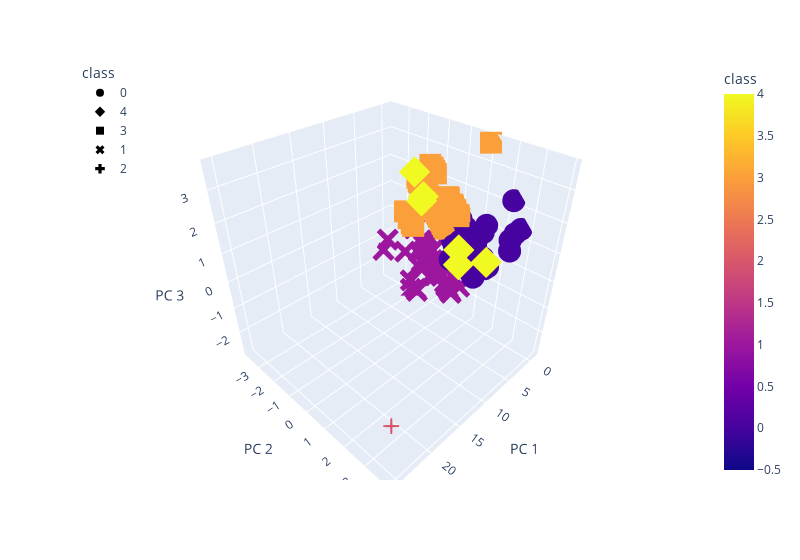

Notebook code cell kept with this figure:
### Code cell
#Create a 3D scatter plot using Plotly Express to plot the clusters using the clustered_df DataFrame.

fig = px.scatter_3d(
    clustered_df,
    x = 'PC 1',
    y = 'PC 2',
    z = 'PC 3',
    color = 'class',
    symbol = 'class',
    hover_name = 'CoinName',
    hover_data = ['Algorithm','ProofType'],
    width = 800
)
fig.update_layout(legend = dict(x = 0,y = 1))
fig.show()

### Figure 1 — Plotly figure (JSON) as saved in the notebook; plotly's stock layout.template omitted (floating-point values rounded to 4 significant figures; data arrays with more than 128 entries replaced by an {"elided": "..."} marker saying what was removed)
{"data": [{"customdata": {"elided": "309x2 str values"}, "hovertemplate": "<b>%{hovertext}</b><br><br>class=%{marker.color}<br>PC 1=%{x}<br>PC 2=%{y}<br>PC 3=%{z}<br>Algorithm=%{customdata[0]}<br>ProofType=%{customdata[1]}<extra></extra>", "hovertext": {"elided": "309 str values"}, "legendgroup": "0", "marker": {"color": {"elided": "309 int values"}, "coloraxis": "coloraxis", "symbol": "circle"}, "mode": "markers", "name": "0", "scene": "scene", "showlegend": true, "type": "scatter3d", "x": {"elided": "309 float values"}, "y": {"elided": "309 float values"}, "z": {"elided": "309 float values"}}, {"customdata": [["X13", "PoW/PoS"], ["Scrypt", "PoW"], ["CryptoNight", "PoW"], ["Scrypt", "PoW"], ["CryptoNight", "PoW"], ["CryptoNight Heavy", "PoW"]], "hovertemplate": "<b>%{hovertext}</b><br><br>class=%{marker.color}<br>PC 1=%{x}<br>PC 2=%{y}<br>PC 3=%{z}<br>Algorithm=%{customdata[0]}<br>ProofType=%{customdata[1]}<extra></extra>", "hovertext": ["EliteCoin", "MoonCoin", "ByteCoin", "gCn Coin", "TurtleCoin", "Qwertycoin"], "legendgroup": "4", "marker": {"color": [4, 4, 4, 4, 4, 4], "coloraxis": "coloraxis", "symbol": "diamond"}, "mode": "markers", "name": "4", "scene": "scene", "showlegend": true, "type": "scatter3d", "x": [3.143, 3.671, 4.654, 4.273, 10.94, 3.37], "y": [2.187, 1.064, -0.5732, 1.232, 0.7023, -0.8186], "z": [0.4873, 0.5549, 1.807, 0.1472, 3.587, 1.772]}, {"customdata": {"elided": "115x2 str values"}, "hovertemplate": "<b>%{hovertext}</b><br><br>class=%{marker.color}<br>PC 1=%{x}<br>PC 2=%{y}<br>PC 3=%{z}<br>Algorithm=%{customdata[0]}<br>ProofType=%{customdata[1]}<extra></extra>", "hovertext": ["Ethereum", "Monero", "Ethereum Classic", "ZCash", "DigiByte", "MyriadCoin", "Riecoin", "Diamond", "Verge", "FeatherCoin", "MediterraneanCoin", "Orbitcoin", "Vertcoin", "DigitalNote ", "StorjCoin", "FairCoin", "Unitus", "Cryptonite", "Crypto", "Expanse", "Siacoin", "Decred", "HOdlcoin", "PWR Coin", "SoilCoin", "VIP Tokens", "Komodo", "Karbo", "Circuits of Value", "ZCoin", "Elementrem", "ZClassic", "Cannabis Industry Coin", "Bikercoins", "HexxCoin", "Citadel", "Zero", "Zoin", "DubaiCoin", "TajCoin", "Coinonat", "Quantum Resistant Ledger", "Espers", "Dynamic", "Nano", "ChanCoin", "Dinastycoin", "Denarius", "Virta Unique Coin", "LeviarCoin", "SmartCash", "Sumokoin", "BitcoinZ", "TrezarCoin", "VIVO Coin", "Bitcoin Gold", "NamoCoin", "Pirl", "Innova", "Ellaism", "GoByte", "Electra", "SHIELD", "UltraNote", "BitCoal", "DaxxCoin", "Lethean", "Photon", "SparksPay", "GunCoin", "Interzone", "1717 Masonic Commemorative Token", "Niobio Cash", "Travelflex", "KREDS", "Stipend", "Callisto Network", "BitTube", "Aidos Kuneen", "Bitspace", "Bitrolium", "Alpenschillling", "Monero Classic", "Jumpcoin", "Infinex", "GINcoin", "PlatinCoin", "Loki", "Newton Coin", "MassGrid", "PluraCoin", "Muse", "PlusOneCoin", "Absolute Coin", "Webchain", "Ryo", "XDNA", "CrypticCoin", "Actinium", "FREDEnergy", "Universal Molecule", "Lithium", "PirateCash", "Exosis", "Beam", "Bithereum", "UFO Coin", "BlakeCoin", "Groestlcoin", "FriendshipCoin", "JoinCoin", "Vollar", "Reality Clash", "Beldex", "Horizen"], "legendgroup": "3", "marker": {"color": [3, 3, 3, 3, 3, 3, 3, 3, 3, 3, 3, 3, 3, 3, 3, 3, 3, 3, 3, 3, 3, 3, 3, 3, 3, 3, 3, 3, 3, 3, 3, 3, 3, 3, 3, 3, 3, 3, 3, 3, 3, 3, 3, 3, 3, 3, 3, 3, 3, 3, 3, 3, 3, 3, 3, 3, 3, 3, 3, 3, 3, 3, 3, 3, 3, 3, 3, 3, 3, 3, 3, 3, 3, 3, 3, 3, 3, 3, 3, 3, 3, 3, 3, 3, 3, 3, 3, 3, 3, 3, 3, 3, 3, 3, 3, 3, 3, 3, 3, 3, 3, 3, 3, 3, 3, 3, 3, 3, 3, 3, 3, 3, 3, 3, 3], "coloraxis": "coloraxis", "symbol": "square"}, "mode": "markers", "name": "3", "scene": "scene", "showlegend": true, "type": "scatter3d", "x": [-0.05101, -0.01145, -0.0488, -0.04208, 0.2612, -0.07845, -0.06639, -0.2591, 0.2846, -0.1279, -0.07559, -0.3256, -0.1073, 0.2044, 0.3281, -0.2584, -0.1233, -0.08978, -0.1029, -0.05231, 0.5198, -0.1565, 0.05069, -0.1682, -0.02667, -0.3184, -0.8034, -0.001258, -0.09698, -0.1137, -0.05198, -0.04211, -0.00125, -0.001083, -0.1037, -0.009669, -0.04213, -0.1033, -0.03212, -0.1665, -0.1287, -0.009602, 0.7052, 0.03975, 0.02445, 0.009338, 0.04618, -0.3204, -0.3184, -0.0007161, -0.008981, -0.0004414, 0.2493, -0.3189, -0.1342, -0.04194, -0.2999, -0.02496, -0.134, -0.04961, -0.1341, 0.4133, -0.1103, 1.152, -0.001283, 0.0566, 0.005097, 1.402, -0.1342, -0.1249, 0.01428, 0.266, 0.003955, -0.02442, -0.08803, -0.1769, 0.01699, 0.00987, -0.08271, -0.3199, -0.04062, -0.1106, -0.001049, -0.1289, -0.1035, -0.1138, 0.004605, -0.004784, 2.488, -0.0847, 0.01713, 0.2972, -0.07276, -0.2994, 0.006263, -0.01586, -0.281, 0.09871, -0.113, 0.1087, 0.03031, 0.02972, 0.2775, -0.05754, -0.03921, -0.04172, -0.03608, 0.1005, -0.06582, -0.3251, -0.1242, -0.02473, -0.05202, 0.02755, -0.04209], "y": [-1.161, -1.505, -1.161, -1.247, -0.4782, -0.5514, -1.033, -0.4633, -0.4721, -0.4742, -0.9468, 0.09417, -0.6897, -1.546, -2.582, -0.4631, -0.5612, -0.598, -0.7327, -1.162, -1.649, -1.321, -2.019, 0.08561, -1.376, 0.05174, 1.032, -1.591, -0.5555, -0.6471, -1.162, -1.247, -1.591, -1.59, -0.7329, -1.504, -1.247, -0.7328, -1.333, -1.235, -0.5184, -1.504, -1.223, -1.934, -1.761, -1.676, -1.58, 0.05131, 0.05174, -1.59, -0.8005, -1.59, -1.185, 0.09562, -0.4756, -1.247, 0.05572, -1.376, -0.4755, -1.161, -0.4756, 0.2115, -0.5584, -1.345, -1.591, -1.139, -1.501, -1.598, -0.4756, -0.4736, -1.719, -2.111, -1.589, -1.376, -0.6855, -1.149, -1.147, -1.588, -0.9043, 0.05142, -1.247, -0.6464, -1.59, -0.5184, -0.7329, -0.6471, -1.589, -1.547, -1.061, -0.8608, -1.587, -2.369, -0.9902, -0.1201, -1.501, -1.462, -0.2481, -1.217, -0.6469, -1.567, -1.848, -1.848, -2.197, -1.119, -1.247, -1.247, -0.4541, -1.833, -1.033, 0.09428, -0.5614, -1.2, -1.162, -1.584, -1.247], "z": [1.02, 1.336, 1.021, 1.099, 0.5138, 0.4729, 0.9024, 1.54, 0.5039, 0.3906, 0.8238, 1.027, 0.5871, 1.436, 0.3927, 1.54, 0.4687, 0.512, 0.6265, 1.021, 1.571, 2.328, 1.809, 1.066, 1.218, 1.067, 3.65, 1.415, 0.4712, 0.5475, 1.021, 1.099, 1.415, 1.415, 0.6263, 1.336, 1.099, 0.6264, 1.178, 2.249, 0.4294, 1.336, 2.515, 1.73, 1.573, 1.494, 1.419, 1.067, 1.067, 1.415, 0.7159, 1.415, 1.145, 1.028, 0.3899, 1.099, 1.069, 1.218, 0.3899, 1.021, 0.3899, 1.131, 0.4701, 1.599, 1.415, 1.042, 1.338, 1.885, 0.3899, 0.3909, 1.533, -0.04194, 1.415, 1.218, 0.5893, 2.17, 1.035, 1.417, 0.784, 1.067, 1.099, 0.5481, 1.415, 0.4293, 0.6264, 0.5475, 1.416, 1.376, 1.813, 0.7449, 1.417, 0.1946, 0.8629, 1.224, 1.34, 1.297, 1.343, 1.116, 0.5477, 1.432, 1.651, 1.651, 0.03712, 0.9811, 1.1, 1.099, 0.3984, 1.666, 0.9025, 1.027, 0.4687, 1.064, 1.021, 1.418, 1.099]}, {"customdata": {"elided": "102x2 str values"}, "hovertemplate": "<b>%{hovertext}</b><br><br>class=%{marker.color}<br>PC 1=%{x}<br>PC 2=%{y}<br>PC 3=%{z}<br>Algorithm=%{customdata[0]}<br>ProofType=%{customdata[1]}<extra></extra>", "hovertext": ["Bitshares", "PayCoin", "CasinoCoin", "Exclusive Coin", "HyperStake", "MintCoin", "Nautilus Coin", "SuperCoin", "TeslaCoin", "TittieCoin", "Crypti", "BurstCoin", "RubyCoin", "Dnotes", "Ucoin", "Squall Coin", "Diggits", "GPU Coin", "ZeitCoin", "SafeExchangeCoin", "Nebuchadnezzar", "Let it Ride", "MudraCoin", "Lutetium Coin", "BitCurrency", "Opair", "CoffeeCoin", "RoyalCoin", "TeamUP", "ARK", "FreeCoin", "Creatio", "PandaCoin", "Allsafe", "Zilbercoin", "FindCoin", "RenosCoin", "Atmos", "MacronCoin", "ProCurrency", "GrowthCoin", "Phreak", "Ultimate Secure Cash", "QTUM", "Signatum", "Draftcoin", "Stakecoin", "Obsidian", "Cardano", "Rupee", "KekCoin", "Infinity Economics", "Lamden Tau", "Bulwark", "Kalkulus", "Digiwage", "Monkey Project", "TokenPay", "Tokyo Coin", "BiblePay", "Poa Network", "Velox", "Ontology", "MedicCoin", "Bitcoin Green", "Deviant Coin", "Semux", "Zealium", "Proton", "Bitcoin Incognito", "HollyWoodCoin", "Xt3ch", "Dekado", "Lynx", "Poseidon Quark", "BitcoinWSpectrum", "Dystem", "Peony Coin", "Vitae", "ARENON", "MMOCoin", "Ketan", "PAXEX", "Acute Angle Cloud", "Bettex coin", "Junson Ming Chan Coin", "Crypto Sports", "Dash Platinum", "ALAX", "NeosCoin", "Radium", "Lisk", "HiCoin", "Fiii", "EOS", "Oxycoin", "TigerCash", "Waves", "Particl", "Nxt", "ZEPHYR", "BitcoinPlus"], "legendgroup": "1", "marker": {"color": [1, 1, 1, 1, 1, 1, 1, 1, 1, 1, 1, 1, 1, 1, 1, 1, 1, 1, 1, 1, 1, 1, 1, 1, 1, 1, 1, 1, 1, 1, 1, 1, 1, 1, 1, 1, 1, 1, 1, 1, 1, 1, 1, 1, 1, 1, 1, 1, 1, 1, 1, 1, 1, 1, 1, 1, 1, 1, 1, 1, 1, 1, 1, 1, 1, 1, 1, 1, 1, 1, 1, 1, 1, 1, 1, 1, 1, 1, 1, 1, 1, 1, 1, 1, 1, 1, 1, 1, 1, 1, 1, 1, 1, 1, 1, 1, 1, 1, 1, 1, 1, 1], "coloraxis": "coloraxis", "symbol": "x"}, "mode": "markers", "name": "1", "scene": "scene", "showlegend": true, "type": "scatter3d", "x": [0.1905, 0.1282, 1.172, 0.1586, 0.06115, 0.4194, 0.09756, 0.03652, 0.1966, 0.2218, 0.1959, 0.2, 0.09756, 0.1049, 0.036, -0.09169, 0.09968, 0.1, 1.66, 0.2151, 0.1591, 0.1646, 0.02762, 0.05236, 0.09972, 0.1604, 0.1612, 0.02558, 0.1619, 0.682, 0.1598, 0.1591, 0.9384, 0.1333, 0.09775, 0.02589, 0.09805, 0.1613, 0.1687, 0.8896, 0.1219, 0.159, 0.13, 0.1662, 0.0746, 0.09761, 0.1592, 0.1138, 1.027, 0.2103, 0.1692, 0.3553, 0.6885, 0.1897, 0.1334, 0.1346, 0.03603, 0.1642, 0.03712, 0.419, 0.2865, 0.0988, 0.06597, 0.1063, 0.2561, 0.1598, 0.4754, 0.1595, 0.0107, -0.122, 0.098, 0.09771, 0.01666, 2.527, 0.1396, 0.1297, 0.1333, 0.2683, 0.135, 0.0366, 0.1014, 0.1608, 0.03684, 0.8164, 0.005666, 0.2962, 0.1331, 0.03597, 0.7043, 0.1281, 0.1587, 0.6825, 0.3499, 0.5095, 0.6945, 0.696, 0.1531, 0.4774, 0.1588, 0.1201, 0.5607, 0.09716], "y": [-0.808, -0.9535, -0.6653, -1.211, -0.176, -0.6237, -0.6962, -0.1815, -1.511, -1.329, -1.511, -0.7897, -0.6962, -0.6946, -0.1817, 0.1982, -0.6957, -0.6957, -0.3611, -0.8744, -1.211, -1.254, -0.0955, -0.1781, -0.6957, -1.21, -1.21, -0.09593, -1.21, -3.508, -1.211, -1.211, -0.5123, -0.9964, -0.6962, -0.09586, -0.6961, -1.21, -1.209, -0.7949, -0.6911, -1.211, -0.9531, -1.253, -0.4812, -0.6962, -1.211, -0.8247, -1.199, -1.64, -1.297, -0.9039, -3.506, -1.468, -0.9964, -0.9961, -0.1816, -1.254, -0.09347, -1.678, -1.547, -0.6959, -0.2631, -0.6943, -2.026, -1.211, -1.793, -1.211, 0.03282, 0.4555, -0.6961, -0.6962, -0.009883, -1.186, -0.9951, -0.9532, -0.9964, -0.6606, -0.996, -0.1815, -0.6954, -1.21, -0.1815, -3.754, 0.07572, -0.123, -0.9964, -0.1817, -3.503, -0.9535, -1.211, -3.508, -0.641, -2.078, -3.505, -3.504, -0.9481, -2.485, -1.211, -1.015, -2.082, -0.6963], "z": [-1.217, -1.106, -1.47, -0.8697, -1.816, -1.344, -1.343, -1.816, -0.5935, -0.7465, -0.5938, -1.629, -1.343, -1.342, -1.816, -1.391, -1.342, -1.342, -1.129, -1.551, -0.8696, -0.8302, -1.894, -1.814, -1.343, -0.8695, -0.8696, -1.894, -0.869, -1.08, -0.8696, -0.8696, -1.273, -1.067, -1.343, -1.894, -1.343, -0.8694, -0.8688, -0.9431, -1.338, -0.8696, -1.106, -0.83, -1.539, -1.343, -0.8695, -1.224, -0.6153, -0.4755, -0.7908, -1.087, -1.079, -0.6331, -1.067, -1.066, -1.816, -0.8302, -1.893, -1.575, -1.334, -1.342, -1.735, -1.342, -0.1207, -0.8695, -2.657, -0.8695, -2.013, -1.627, -1.343, -1.343, -1.973, -2.209, -1.065, -1.106, -1.067, -1.306, -1.067, -1.816, -1.342, -0.8692, -1.815, -1.621, -2.052, -1.816, -1.067, -1.816, -1.078, -1.106, -0.8696, -1.08, -1.321, -2.779, -1.08, -1.08, -1.104, -1.246, -0.8696, -0.655, -2.377, -1.343]}, {"customdata": [["TRC10", "DPoS"]], "hovertemplate": "<b>%{hovertext}</b><br><br>class=%{marker.color}<br>PC 1=%{x}<br>PC 2=%{y}<br>PC 3=%{z}<br>Algorithm=%{customdata[0]}<br>ProofType=%{customdata[1]}<extra></extra>", "hovertext": ["BitTorrent"], "legendgroup": "2", "marker": {"color": [2], "coloraxis": "coloraxis", "symbol": "cross"}, "mode": "markers", "name": "2", "scene": "scene", "showlegend": true, "type": "scatter3d", "x": [25.46], "y": [3.931], "z": [-0.7859]}], "layout": {"coloraxis": {"colorbar": {"title": {"text": "class"}}, "colorscale": [[0, "#0d0887"], [0.1111, "#46039f"], [0.2222, "#7201a8"], [0.3333, "#9c179e"], [0.4444, "#bd3786"], [0.5556, "#d8576b"], [0.6667, "#ed7953"], [0.7778, "#fb9f3a"], [0.8889, "#fdca26"], [1, "#f0f921"]]}, "legend": {"title": {"text": "class"}, "tracegroupgap": 0, "x": 0, "y": 1}, "margin": {"t": 60}, "scene": {"domain": {"x": [0, 1], "y": [0, 1]}, "xaxis": {"title": {"text": "PC 1"}}, "yaxis": {"title": {"text": "PC 2"}}, "zaxis": {"title": {"text": "PC 3"}}}, "width": 800}}
